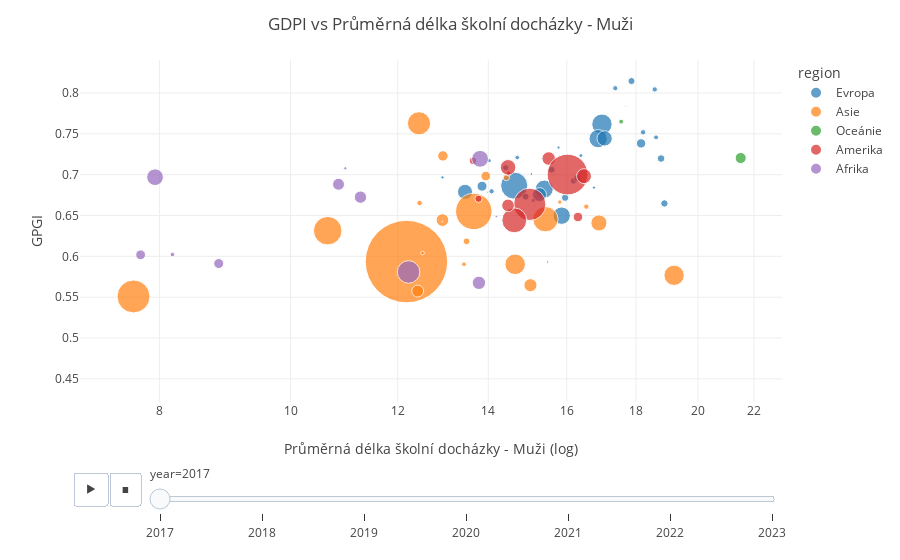

The cell this chart's notebook holds for it:
### Code cell
import pandas as pd
import plotly.express as px

# Assuming you have already loaded your main dataset into `df`
def buuble_school_exp_male():
    pop = pd.read_csv("init_data/Total_population.csv")
    pop = pop.loc[pop["Indicator"] == "Total population (thousands)"][["LOCATION", "TIME", "Value"]]
    gpgi = pd.read_csv("data/gpgi_long.csv")

    df = gpgi.merge(pop, left_on=["iso3", "year"], right_on=["LOCATION", "TIME"])
    df.rename(columns={"Value": "pop_thousands"}, inplace=True)
    df.drop(columns=["TIME", "LOCATION"], inplace=True)
    # Load the school life expectancy data for both males and females
    school_male = pd.read_csv("init_data/School_life_expectancy_male.csv")
    school_female = pd.read_csv("init_data/School_life_expectancy_female.csv")

    # Filter and rename for consistency
    school_male = school_male.loc[school_male['Indicator'] == "School life expectancy, primary to tertiary, male (years)"][["LOCATION", "TIME", "Value"]]
    school_female = school_female.loc[school_female['Indicator'] == "School life expectancy, primary to tertiary, female (years)"][["LOCATION", "TIME", "Value"]]

    school_male.rename(columns={"Value": "School_Expectancy_Male"}, inplace=True)
    school_female.rename(columns={"Value": "School_Expectancy_Female"}, inplace=True)

    # Merge the datasets
    df = df.merge(school_male, left_on=["iso3", "year"], right_on=["LOCATION", "TIME"], how='left')
    df = df.merge(school_female, left_on=["iso3", "year"], right_on=["LOCATION", "TIME"], how='left')
    # df.drop(columns=["TIME", "LOCATION"], inplace=True)

    # Visualize the data
    fig = px.scatter(df, x="School_Expectancy_Male", y="gpgi", size="pop_thousands", color="region",
                    hover_name="country", template="none", labels={"HDP": "HDP (log)"}, size_max=60, log_x=True,
                    animation_frame="year", animation_group="country")

    fig.update_layout(
        title='GDPI vs Průměrná délka školní docházky - Muži',
        xaxis_title="Průměrná délka školní docházky - Muži (log)",
        yaxis_title="GPGI",
    )
    
    return fig

fig.show()

### Figure 1 — Plotly figure (JSON) as saved in the notebook; plotly's stock layout.template omitted (floating-point values rounded to 4 significant figures)
{"data": [{"hovertemplate": "<b>%{hovertext}</b><br><br>region=Evropa<br>year=2017<br>School_Expectancy_Male=%{x}<br>gpgi=%{y}<br>pop_thousands=%{marker.size}<extra></extra>", "hovertext": ["Iceland", "Finland", "Norway", "Sweden", "Ireland", "Denmark", "Switzerland", "Belgium", "Latvia", "Netherlands", "Germany", "United Kingdom", "Austria", "Luxembourg", "Lithuania", "Spain", "Slovenia", "Serbia", "Bulgaria", "France", "Croatia", "Portugal", "Moldova", "Poland", "Macedonia, FYR", "Estonia", "Russian Federation", "Ukraine", "Romania", "Italy", "Slovak Republic", "Greece", "Czech Republic", "Malta", "Hungary", "Albania"], "ids": ["Iceland", "Finland", "Norway", "Sweden", "Ireland", "Denmark", "Switzerland", "Belgium", "Latvia", "Netherlands", "Germany", "United Kingdom", "Austria", "Luxembourg", "Lithuania", "Spain", "Slovenia", "Serbia", "Bulgaria", "France", "Croatia", "Portugal", "Moldova", "Poland", "Macedonia, FYR", "Estonia", "Russian Federation", "Ukraine", "Romania", "Italy", "Slovak Republic", "Greece", "Czech Republic", "Malta", "Hungary", "Albania"], "legendgroup": "Evropa", "marker": {"color": "#1F77B4", "size": [339, 5503, 5259, 10006, 4742, 5722, 8419, 11352, 1964, 17167, 82484, 65870, 8773, 591, 2919, 46517, 2094, 7480, 7215, 64074, 4209, 10317, 3201, 38532, 2111, 1316, 145323, 44752, 19743, 60069, 5436, 10723, 10529, 473, 9799, 2880], "sizemode": "area", "sizeref": 396.1, "symbol": "circle"}, "mode": "markers", "name": "Evropa", "orientation": "v", "showlegend": true, "type": "scatter", "x": [17.69, 18.58, 17.38, 17.86, 18.62, 18.22, 16.18, 18.78, 15.78, 18.15, 16.99, 16.88, 15.6, 13.98, 16.39, 17.06, 16.76, 14.46, 14.42, 15.4, 14.71, 16.29, 14.02, 15.27, 12.95, 15.06, 14.63, 13.46, 13.85, 15.86, 14.08, 18.89, 15.95, 15.15, 14.92, 15.11], "xaxis": "x", "y": [0.7836, 0.8044, 0.8059, 0.8146, 0.7457, 0.7519, 0.6924, 0.7198, 0.7333, 0.7383, 0.7618, 0.7441, 0.706, 0.6786, 0.7234, 0.7444, 0.6842, null, 0.7085, 0.6824, 0.721, 0.6959, 0.7172, 0.6756, 0.6967, 0.7008, 0.6866, 0.679, 0.6859, 0.6498, 0.6797, 0.6648, 0.6718, 0.6615, 0.6731, 0.6685], "yaxis": "y"}, {"hovertemplate": "<b>%{hovertext}</b><br><br>region=Asie<br>year=2017<br>School_Expectancy_Male=%{x}<br>gpgi=%{y}<br>pop_thousands=%{marker.size}<extra></extra>", "hovertext": ["Philippines", "Kazakhstan", "Mongolia", "Israel", "Sri Lanka", "Singapore", "Lao PDR*", "Kyrgyz Republic", "Thailand", "China", "Vietnam", "Bangladesh", "Cyprus", "Georgia", "Brunei Darussalam", "Tajikistan", "Bhutan*", "Armenia", "Indonesia", "Maldives", "Azerbaijan", "India", "Malaysia", "Cambodia", "Japan", "United Arab Emirates", "Korea, Rep.", "Bahrain", "Qatar", "Kuwait", "Jordan", "Turkey", "Nepal", "Oman", "Lebanon", "Saudi Arabia", "Iran, Islamic Rep.", "Syria", "Pakistan", "Yemen"], "ids": ["Philippines", "Kazakhstan", "Mongolia", "Israel", "Sri Lanka", "Singapore", "Lao PDR*", "Kyrgyz Republic", "Thailand", "China", "Vietnam", "Bangladesh", "Cyprus", "Georgia", "Brunei Darussalam", "Tajikistan", "Bhutan*", "Armenia", "Indonesia", "Maldives", "Azerbaijan", "India", "Malaysia", "Cambodia", "Japan", "United Arab Emirates", "Korea, Rep.", "Bahrain", "Qatar", "Kuwait", "Jordan", "Turkey", "Nepal", "Oman", "Lebanon", "Saudi Arabia", "Iran, Islamic Rep.", "Syria", "Pakistan", "Yemen"], "legendgroup": "Asie", "marker": {"color": "#FF7F0E", "size": [105813, 18201, 3062, 8236, 21468, 5739, 6944, 6070, 70767, 1406143, 93587, 160825, 1203, 3772, 428, 8826, 753, 2859, 263204, 463, 10030, 1346642, 31757, 15730, 126854, 9032, 51419, 1433, 2676, 4029, 10091, 81713, 28019, 4498, 6186, 33775, 83913, 19010, 214770, 29654], "sizemode": "area", "sizeref": 396.1, "symbol": "circle"}, "mode": "markers", "name": "Asie", "orientation": "v", "showlegend": true, "type": "scatter", "x": [12.44, 13.94, null, 14.44, 12.96, 16.54, 11.23, 12.45, null, null, null, 10.65, 15.27, 15.81, 13.65, null, null, null, 13.66, null, null, 12.18, 12.95, null, 15.43, 13.49, 16.9, 15.48, 12.52, null, null, 19.2, 12.41, 13.43, null, 15.04, 14.65, null, 7.655, null], "xaxis": "x", "y": [0.7629, 0.6983, 0.6731, 0.6965, 0.723, 0.6609, null, 0.6653, 0.6815, 0.6643, 0.6889, 0.6314, 0.6522, 0.6665, null, 0.6578, null, 0.6651, 0.655, 0.635, 0.6781, 0.5936, 0.6444, 0.6353, 0.6455, 0.6184, 0.6409, 0.5931, 0.6041, 0.6409, 0.6203, 0.5768, 0.5575, 0.5903, null, 0.5647, 0.5903, 0.6216, 0.5509, 0.451], "yaxis": "y"}, {"hovertemplate": "<b>%{hovertext}</b><br><br>region=Oceánie<br>year=2017<br>School_Expectancy_Male=%{x}<br>gpgi=%{y}<br>pop_thousands=%{marker.size}<extra></extra>", "hovertext": ["New Zealand", "Australia", "Fiji"], "ids": ["New Zealand", "Australia", "Fiji"], "legendgroup": "Oceánie", "marker": {"color": "#2CA02C", "size": [4707, 24392, 919], "sizemode": "area", "sizeref": 396.1, "symbol": "circle"}, "mode": "markers", "name": "Oceánie", "orientation": "v", "showlegend": true, "type": "scatter", "x": [17.55, 21.51, null], "xaxis": "x", "y": [0.7649, 0.7204, null], "yaxis": "y"}, {"hovertemplate": "<b>%{hovertext}</b><br><br>region=Amerika<br>year=2017<br>School_Expectancy_Male=%{x}<br>gpgi=%{y}<br>pop_thousands=%{marker.size}<extra></extra>", "hovertext": ["Nicaragua", "Cuba", "Canada", "United States", "Ecuador", "Bolivia", "Barbados", "Costa Rica", "Argentina", "Colombia", "Trinidad and Tobago", "Panama", "Bahamas", "Jamica", "Guyana", "Venezuela", "Brazil", "Mexico", "Dominican Republic", "Uruguay", "Peru", "Honduras", "Paraguay", "Chile", "El Salvador", "Belize", "Suriname", "Guatemala"], "ids": ["Nicaragua", "Cuba", "Canada", "United States", "Ecuador", "Bolivia", "Barbados", "Costa Rica", "Argentina", "Colombia", "Trinidad and Tobago", "Panama", "Bahamas", "Jamica", "Guyana", "Venezuela", "Brazil", "Mexico", "Dominican Republic", "Uruguay", "Peru", "Honduras", "Paraguay", "Chile", "El Salvador", "Belize", "Suriname", "Guatemala"], "legendgroup": "Amerika", "marker": {"color": "#D62728", "size": [6435, 11340, 36325, 328553, 16563, 11350, 279, 4970, 43865, 47907, 1474, 4061, 398, 2806, 761, 30790, 207678, 122211, 10588, 3419, 31363, 9544, 6311, 18207, 6260, 371, 584, 16439], "sizemode": "area", "sizeref": 396.1, "symbol": "circle"}, "mode": "markers", "name": "Amerika", "orientation": "v", "showlegend": true, "type": "scatter", "x": [null, 13.64, 15.51, 16.02, null, null, null, 14.49, 16.48, 14.48, null, null, null, null, null, null, 15.02, 14.63, 13.77, null, 14.48, null, null, 16.31, null, 12.94, null, null], "xaxis": "x", "y": [0.6458, 0.7169, 0.7198, 0.7002, 0.6881, 0.6574, null, 0.7014, 0.6982, 0.709, 0.6859, 0.6954, null, 0.6925, null, 0.6797, 0.6637, 0.6441, 0.6705, 0.6608, 0.6624, 0.6661, 0.6659, 0.6482, 0.6853, 0.6426, 0.6794, 0.6144], "yaxis": "y"}, {"hovertemplate": "<b>%{hovertext}</b><br><br>region=Afrika<br>year=2017<br>School_Expectancy_Male=%{x}<br>gpgi=%{y}<br>pop_thousands=%{marker.size}<extra></extra>", "hovertext": ["Lesotho", "South Africa", "Burundi", "Mozambique", "Malawi", "Cape Verde", "Namibia", "Uganda", "Madagascar", "Tanzania", "Senegal", "Ghana", "Kenya", "Botswana", "Angola*", "Mauritius", "Cameroon", "Burkina Faso", "Nigeria", "Zambia", "Ethiopia", "Algeria", "Egypt", "Benin", "Mali", "Morocco", "C»te d'Ivoire", "Mauritania", "Chad"], "ids": ["Lesotho", "South Africa", "Burundi", "Mozambique", "Malawi", "Cape Verde", "Namibia", "Uganda", "Madagascar", "Tanzania", "Senegal", "Ghana", "Kenya", "Botswana", "Angola*", "Mauritius", "Cameroon", "Burkina Faso", "Nigeria", "Zambia", "Ethiopia", "Algeria", "Egypt", "Benin", "Mali", "Morocco", "C»te d'Ivoire", "Mauritania", "Chad"], "legendgroup": "Afrika", "marker": {"color": "#9467BD", "size": [2157, 56311, 11020, 28142, 17640, 562, 2344, 39436, 25833, 55326, 14952, 29899, 48432, 2377, 29678, 1294, 24060, 19558, 191045, 17030, 106740, 40739, 100796, 11426, 19002, 35321, 24526, 4105, 14838], "sizemode": "area", "sizeref": 396.1, "symbol": "circle"}, "mode": "markers", "name": "Afrika", "orientation": "v", "showlegend": true, "type": "scatter", "x": [10.98, 13.81, 10.48, 10.85, null, 11.81, null, null, null, 7.941, null, 11.26, null, null, null, 14.19, null, 8.849, null, null, null, null, 12.22, null, 7.748, 13.78, 10.24, 8.179, null], "xaxis": "x", "y": [0.7078, 0.7194, null, 0.6883, 0.648, null, 0.7012, 0.6833, 0.6461, 0.6969, null, 0.6725, 0.6508, 0.6797, null, 0.6487, 0.5919, 0.5912, 0.6122, 0.6288, 0.5991, 0.6068, 0.5809, 0.5656, 0.6019, 0.5676, null, 0.6022, 0.5381], "yaxis": "y"}], "layout": {"legend": {"itemsizing": "constant", "title": {"text": "region"}, "tracegroupgap": 0}, "margin": {"t": 60}, "sliders": [{"active": 0, "currentvalue": {"prefix": "year="}, "len": 0.9, "pad": {"b": 10, "t": 60}, "steps": [{"args": [["2017"], {"frame": {"duration": 0, "redraw": false}, "fromcurrent": true, "mode": "immediate", "transition": {"duration": 0, "easing": "linear"}}], "label": "2017", "method": "animate"}, {"args": [["2018"], {"frame": {"duration": 0, "redraw": false}, "fromcurrent": true, "mode": "immediate", "transition": {"duration": 0, "easing": "linear"}}], "label": "2018", "method": "animate"}, {"args": [["2019"], {"frame": {"duration": 0, "redraw": false}, "fromcurrent": true, "mode": "immediate", "transition": {"duration": 0, "easing": "linear"}}], "label": "2019", "method": "animate"}, {"args": [["2020"], {"frame": {"duration": 0, "redraw": false}, "fromcurrent": true, "mode": "immediate", "transition": {"duration": 0, "easing": "linear"}}], "label": "2020", "method": "animate"}, {"args": [["2021"], {"frame": {"duration": 0, "redraw": false}, "fromcurrent": true, "mode": "immediate", "transition": {"duration": 0, "easing": "linear"}}], "label": "2021", "method": "animate"}, {"args": [["2022"], {"frame": {"duration": 0, "redraw": false}, "fromcurrent": true, "mode": "immediate", "transition": {"duration": 0, "easing": "linear"}}], "label": "2022", "method": "animate"}, {"args": [["2023"], {"frame": {"duration": 0, "redraw": false}, "fromcurrent": true, "mode": "immediate", "transition": {"duration": 0, "easing": "linear"}}], "label": "2023", "method": "animate"}], "x": 0.1, "xanchor": "left", "y": 0, "yanchor": "top"}], "title": {"text": "GDPI vs Průměrná délka školní docházky - Muži"}, "updatemenus": [{"buttons": [{"args": [null, {"frame": {"duration": 500, "redraw": false}, "fromcurrent": true, "mode": "immediate", "transition": {"duration": 500, "easing": "linear"}}], "label": "&#9654;", "method": "animate"}, {"args": [[null], {"frame": {"duration": 0, "redraw": false}, "fromcurrent": true, "mode": "immediate", "transition": {"duration": 0, "easing": "linear"}}], "label": "&#9724;", "method": "animate"}], "direction": "left", "pad": {"r": 10, "t": 70}, "showactive": false, "type": "buttons", "x": 0.1, "xanchor": "right", "y": 0, "yanchor": "top"}], "xaxis": {"anchor": "y", "domain": [0, 1], "title": {"text": "Průměrná délka školní docházky - Muži (log)"}, "type": "log"}, "yaxis": {"anchor": "x", "domain": [0, 1], "title": {"text": "GPGI"}}}}
